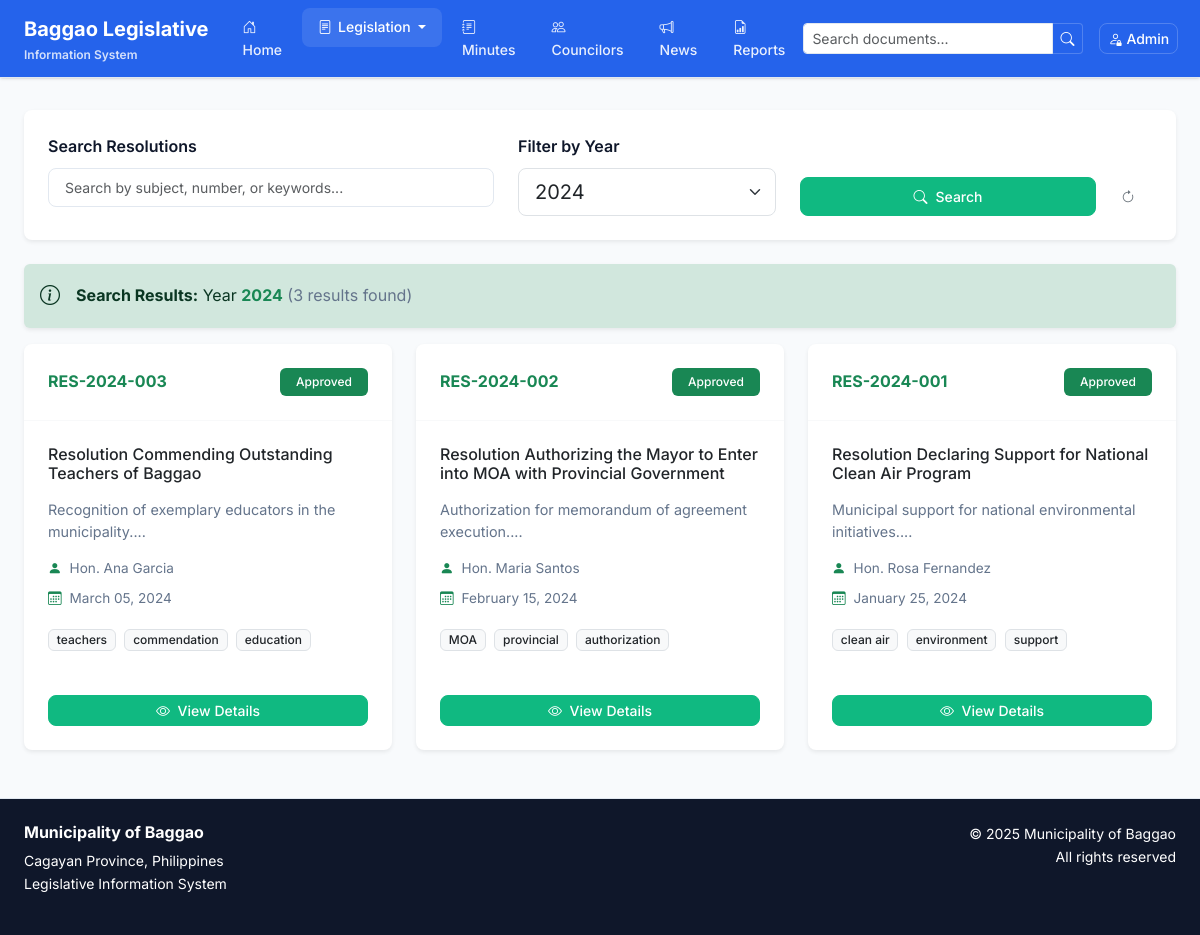
Screenshot of /resolutions?year=2024 with the database file from the repository.
### tables this page shows
CREATE TABLE `resolutions` (
  `id` int(11) NOT NULL,
  `resolution_number` varchar(50) NOT NULL,
  `subject` text NOT NULL,
  `author_id` int(11) NOT NULL,
  `date_approved` date NOT NULL,
  `status` enum('approved','pending','rejected') DEFAULT 'pending',
  `file_path` varchar(255) DEFAULT NULL,
  `summary` text DEFAULT NULL,
  `keywords` varchar(255) DEFAULT NULL,
  `created_at` timestamp NOT NULL DEFAULT current_timestamp(),
  `updated_at` timestamp NOT NULL DEFAULT current_timestamp() ON UPDATE current_timestamp()
);

CREATE TABLE `councilors` (
  `id` int(11) NOT NULL,
  `name` varchar(100) NOT NULL,
  `photo` varchar(255) DEFAULT NULL,
  `position` varchar(50) NOT NULL,
  `term_start` year(4) NOT NULL,
  `term_end` year(4) NOT NULL,
  `committees` text DEFAULT NULL,
  `contact_info` text DEFAULT NULL,
  `status` enum('active','inactive') DEFAULT 'active',
  `created_at` timestamp NOT NULL DEFAULT current_timestamp(),
  `updated_at` timestamp NOT NULL DEFAULT current_timestamp() ON UPDATE current_timestamp()
);

### core/Controller.php (called while the page is built, shortened)
<?php
class Controller {
    protected function loadView($view, $data = []) {
        extract($data);
        include "views/{$view}.php";
        include "views/layout.php";
    }
}
?>

### controllers/ResolutionController.php (called while the page is built, shortened)
<?php
class ResolutionController extends Controller {
    public function index() {
        $resolutionModel = new Resolution();
        $search = $_GET['search'] ?? '';
        $year = $_GET['year'] ?? '';
        if (!empty($search)) {
            $resolutions = $resolutionModel->searchWithAuthor($search);
        } elseif (!empty($year)) {
            $resolutions = $resolutionModel->getByYear($year);
        } else {
            $resolutions = $resolutionModel->getWithAuthor();
        }
        $data = [
            'resolutions' => $resolutions,
            'years' => $resolutionModel->getYears(),
            'current_search' => $search,
            'current_year' => $year
        ];
        $this->loadView('resolutions/index', $data);
    }
}
?>

### index.php (called while the page is built, shortened)
<?php
require_once 'config/database.php';
spl_autoload_register(function ($class_name) {
    $directories = [
        'models/',
        'controllers/',
        'core/'
    ];
    foreach ($directories as $directory) {
        $file = $directory . $class_name . '.php';
        if (file_exists($file)) {
            return;
        }
    }
});
$request = $_GET['page'] ?? 'home';
$action = $_GET['action'] ?? 'index';
$id = $_GET['id'] ?? null;
$routes = [
    'home' => 'HomeController',
    'ordinances' => 'OrdinanceController',
    'resolutions' => 'ResolutionController',
    'minutes' => 'MinuteController',
    'councilors' => 'CouncilorController',
    'publications' => 'PublicationController',
    'reports' => 'ReportController',
    'admin' => 'AdminController',
    'auth' => 'AuthController'
];
if (isset($routes[$request])) {
    $controller = new $controller_name();
    if (method_exists($controller, $action)) {
        $controller->$action($id);
    } else {
        $controller->index();
    }
} else {
    include 'views/404.php';
}
?>

### core/Model.php (called while the page is built, shortened)
<?php
class Model {
    public function __construct() {
        $database = new Database();
        $this->db = $database->getConnection();
    }
}
?>

### config/database.php (called while the page is built, shortened)
<?php
class Database {
    private $host = DB_HOST;
    private $db_name = DB_NAME;
    private $username = DB_USER;
    private $password = DB_PASS;
    private $conn = null;
    public function getConnection() {
        if ($this->conn === null) {
            try {
                $this->conn = new PDO(
                    "mysql:host=" . $this->host . ";dbname=" . $this->db_name,
                    $this->username,
                    $this->password,
                    array(
                        PDO::ATTR_ERRMODE => PDO::ERRMODE_EXCEPTION,
                        PDO::ATTR_DEFAULT_FETCH_MODE => PDO::FETCH_ASSOC,
                        PDO::MYSQL_ATTR_INIT_COMMAND => "SET NAMES utf8"
                    )
                );
            } catch(PDOException $exception) {
                echo "Connection error: " . $exception->getMessage();
                die();
            }
        }
        return $this->conn;
    }
}
?>

### models/Resolution.php (called while the page is built, shortened)
<?php
class Resolution extends Model {
    public function getByYear($year) {
        $sql = "SELECT r.*, c.name as author_name
                FROM resolutions r
                LEFT JOIN councilors c ON r.author_id = c.id
                WHERE YEAR(r.date_approved) = ?
                ORDER BY r.date_approved DESC";
        $stmt = $this->db->prepare($sql);
        $stmt->execute([$year]);
        return $stmt->fetchAll();
    }
}
?>

### views/resolutions/index.php (the view, shortened to what this page needs)
<div class="card border-0 shadow-sm mb-4">
    <div class="card-body p-4">
        <form method="GET" action="<?= BASE_URL ?>resolutions" class="row g-4">
            <div class="col-md-5">
                <label for="search" class="form-label fw-semibold">Search Resolutions</label>
                <input type="text" class="form-control form-control-lg" id="search" name="search"
                       placeholder="Search by subject, number, or keywords..."
                       value="<?= htmlspecialchars($current_search) ?>">
            </div>
            <div class="col-md-3">
                <label for="year" class="form-label fw-semibold">Filter by Year</label>
                <select class="form-select form-select-lg" id="year" name="year">
                    <?php foreach ($years as $year): ?>
                        <option value="<?= $year ?>" <?= $current_year == $year ? 'selected' : '' ?>>
                            <?= $year ?>
                        </option>
                    <?php endforeach; ?>
                </select>
            </div>
            <div class="col-md-4 d-flex align-items-end gap-2">
                <button type="submit" class="btn btn-success btn-lg flex-grow-1">
                    <i class="bi bi-search me-2"></i>Search
                </button>
                <a href="<?= BASE_URL ?>resolutions" class="btn btn-outline-secondary btn-lg">
                    <i class="bi bi-arrow-clockwise"></i>
                </a>
            </div>
        </form>
    </div>
</div>
<?php if (!empty($current_search) || !empty($current_year)): ?>
    <div class="alert alert-success border-0 shadow-sm d-flex align-items-center">
        <i class="bi bi-info-circle me-3 fs-5"></i>
        <div>
            <strong>Search Results:</strong>
            <?php if (!empty($current_year)): ?>
                <?= !empty($current_search) ? ' in ' : '' ?>Year <strong class="text-success"><?= $current_year ?></strong>
            <?php endif; ?>
            <span class="text-muted">(<?= count($resolutions) ?> results found)</span>
        </div>
    </div>
<?php endif; ?>
<?php if (!empty($resolutions)): ?>
    <div class="row g-4">
        <?php foreach ($resolutions as $resolution): ?>
            <div class="col-md-6 col-lg-4">
                <div class="card h-100 border-0 shadow-sm hover-shadow">
                    <div class="card-header bg-transparent border-bottom border-light d-flex justify-content-between align-items-center p-4">
                        <h6 class="mb-0 text-success fw-bold">
                            <?= htmlspecialchars($resolution['resolution_number']) ?>
                        </h6>
                        <span class="badge bg-<?= $resolution['status'] === 'approved' ? 'success' : ($resolution['status'] === 'pending' ? 'warning' : 'danger') ?> px-3 py-2">
                            <?= ucfirst($resolution['status']) ?>
                        </span>
                    </div>
                    <div class="card-body p-4">
                        <h6 class="card-title mb-3">
                            <a href="<?= BASE_URL ?>resolutions/view/<?= $resolution['id'] ?>" class="text-decoration-none text-dark hover-text-success">
                                <?= htmlspecialchars($resolution['subject']) ?>
                            </a>
                        </h6>
                        <?php if (!empty($resolution['summary'])): ?>
                            <p class="card-text text-muted mb-3" style="font-size: 0.9rem; line-height: 1.5;">
                                <?= htmlspecialchars(substr($resolution['summary'], 0, 120)) ?>...
                            </p>
                        <?php endif; ?>
                        <div class="d-flex flex-column gap-2 text-muted mb-3" style="font-size: 0.85rem;">
                            <div class="d-flex align-items-center">
                                <i class="bi bi-person-fill me-2 text-success"></i>
                                <span><?= htmlspecialchars($resolution['author_name']) ?></span>
                            </div>
                            <div class="d-flex align-items-center">
                                <i class="bi bi-calendar3 me-2 text-success"></i>
                                <span><?= date('F d, Y', strtotime($resolution['date_approved'])) ?></span>
                            </div>
                        </div>
                        <?php if (!empty($resolution['keywords'])): ?>
                            <div class="mb-3">
                                <?php
                                $keywords = explode(',', $resolution['keywords']);
                                $displayed_keywords = array_slice($keywords, 0, 3);
                                foreach ($displayed_keywords as $keyword):
                                ?>
                                    <span class="badge bg-light text-dark border me-1 mb-1"><?= htmlspecialchars(trim($keyword)) ?></span>
                                <?php endforeach; ?>
                            </div>
                        <?php endif; ?>
                    </div>
                    <div class="card-footer bg-transparent border-top-0 p-4 pt-0">
                        <div class="d-flex gap-2">
                            <a href="<?= BASE_URL ?>resolutions/view/<?= $resolution['id'] ?>" class="btn btn-success btn-sm flex-grow-1">
                                <i class="bi bi-eye me-1"></i> View Details
                            </a>
                        </div>
                    </div>
                </div>
            </div>
        <?php endforeach; ?>
    </div>
<?php endif; ?>

### views/layout.php (style rules this page uses)
:root { --primary: #2563eb; --primary-foreground: #ffffff; --secondary: #f1f5f9; --secondary-foreground: #0f172a; --muted: #f8fafc; --muted-foreground: #64748b; --accent: #f1f5f9; --accent-foreground: #0f172a; --destructive: #ef4444; --destructive-foreground: #ffffff; --border: #e2e8f0; --input: #e2e8f0; --ring: #2563eb; --background: #ffffff; --foreground: #0f172a; --card: #ffffff; --card-foreground: #0f172a; --popover: #ffffff; --popover-foreground: #0f172a; --radius: 0.5rem; }
* { border-color: var(--border); }
body { font-family: 'Inter', -apple-system, BlinkMacSystemFont, sans-serif; background-color: var(--background); color: var(--foreground); line-height: 1.6; }
.form-control { border: 1px solid var(--input); border-radius: var(--radius); background-color: var(--background); font-size: 0.875rem; transition: border-color 0.2s ease, box-shadow 0.2s ease; }
.btn { border-radius: var(--radius); font-weight: 500; font-size: 0.875rem; transition: all 0.2s ease; border: 1px solid transparent; }
.btn-success { background-color: #10b981; border-color: #10b981; }
.card { background-color: var(--card); color: var(--card-foreground); border: 1px solid var(--border); border-radius: var(--radius); box-shadow: 0 1px 3px 0 rgb(0 0 0 / 0.1), 0 1px 2px -1px rgb(0 0 0 / 0.1); transition: all 0.2s ease; }
.card-header { background-color: var(--muted); border-bottom: 1px solid var(--border); font-weight: 600; font-size: 0.875rem; }
.text-muted { color: var(--muted-foreground) !important; }
.badge { font-size: 0.75rem; font-weight: 500; border-radius: calc(var(--radius) - 2px); }
.card { transition: all 0.2s cubic-bezier(0.4, 0, 0.2, 1); }
.btn { transition: all 0.2s cubic-bezier(0.4, 0, 0.2, 1); }

### rows the page displays
resolutions: resolution_number "RES-2024-003", status "Approved", subject "Resolution Commending Outstanding Teachers of Baggao", summary "Recognition of exemplary educators in the municipality.", author.name "Hon. Ana Garcia", date_approved "March 05, 2024", keywords "teachers", keywords "commendation", keywords "education"
resolutions: resolution_number "RES-2024-002", status "Approved", subject "Resolution Authorizing the Mayor to Enter into MOA with Provincial Government", summary "Authorization for memorandum of agreement execution.", author.name "Hon. Maria Santos", date_approved "February 15, 2024", keywords "MOA", keywords "provincial", keywords "authorization"
resolutions: resolution_number "RES-2024-001", status "Approved", subject "Resolution Declaring Support for National Clean Air Program", summary "Municipal support for national environmental initiatives.", author.name "Hon. Rosa Fernandez", date_approved "January 25, 2024", keywords "clean air", keywords "environment", keywords "support"

### other values shown
$current_year "2024"
count($resolutions) "3"
form field year "2024"
